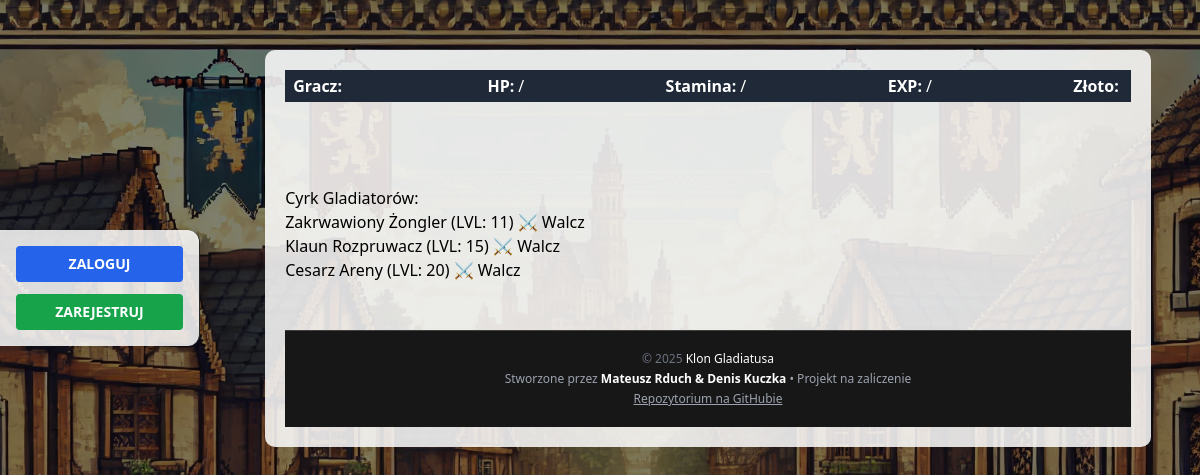
/lokacje/circus/, run on the app's committed database.
### lokacje/models.py (models this page shows, shortened)
class Location(models.Model):
    name = models.CharField(max_length=25, default="test_location")
    enemies = models.ManyToManyField('Enemy', related_name='locations')

class Enemy(models.Model):
    ENEMY_TYPES = [
        ('normal', 'Normalny'),
        ('elite', 'Elita'),
        ('boss', 'Boss'),
    ]
    name = models.CharField(max_length=25, default="test_object")
    description = models.TextField(default="Opis przeciwnika", blank=True)
    lvl = models.PositiveIntegerField(default=1)
    base_strenght = models.IntegerField(default=1)
    base_intelect = models.IntegerField(default=1)
    base_dexterity = models.IntegerField(default=1)
    base_constitution = models.IntegerField(default=1)
    gold_drop = models.IntegerField(default=0)
    base_hp = models.IntegerField(default=100)
    base_attack = models.IntegerField(default=0)
    base_defence = models.IntegerField(default=0)
    loot_table = models.ManyToManyField(Item, blank=True, related_name='loot_table')
    type = models.CharField(max_length=10, choices=ENEMY_TYPES, default='normal')
    created_at = models.DateTimeField(auto_now_add=True)
    updated_at = models.DateTimeField(auto_now=True)
    drop_chance = models.DecimalField(decimal_places=2, max_digits=3, default=0.01)
    portrait = models.ImageField(upload_to="portraits/", blank=True, null=True, help_text="Portret wroga")
    def __str__(self):
        return self.name

### lokacje/views.py (the view)
# urls.py: path('circus/', views.circus_view, name='circus'),
def circus_view(request):
    location = Location.objects.get(id=2)
    enemies = location.enemies.all()
    return render(request, 'lokacje/circus.html', {'location': location, 'enemies': enemies})

### inventory/context_processors.py (called while the page is built)
def player_banner_context(request):
    if request.user.is_authenticated:
        try:
            player = UserProfile.objects.get(user=request.user)
            return {'player': player}
        except UserProfile.DoesNotExist:
            return {}
    return {}

### lokacje/templates/lokacje/circus.html (shortened to what this page needs)
{% extends "base.html" %}
{% load static %}
{% block banner_up %}
{% include 'banner_up.html' %}
{% endblock %}
{% block sidebar %}
{% include 'sidebar.html' %}
{% endblock %}
{% block content %}
{% include "enemy_list.html" %}
{% endblock %}
{% block footer %}
{% include 'footer.html' %}
{% endblock %}

### templates/enemy_list.html
<h1>{{ location.name }}:</h1>
    <ul>
        {% for enemy in enemies %}
            <li>
                <span>{{ enemy }} (LVL: {{ enemy.lvl }})</span>
                <a href="{% url 'fight' enemy_id=enemy.id %}" class="fight-link">⚔️ Walcz</a>
            </li>
        {% endfor %}
    </ul>

### static/css/custom.css (style rules this page uses)
body { background: url('/static/images/background.jpg') no-repeat center center fixed; background-size: cover; color: black; }

### data on the page
Location: name "Cyrk Gladiatorów"
Enemy: name "Zakrwawiony Żongler", lvl "11"
Enemy: name "Klaun Rozpruwacz", lvl "15"
Enemy: name "Cesarz Areny", lvl "20"

### other printed values
{{ year|default:2025 }} "2025"
